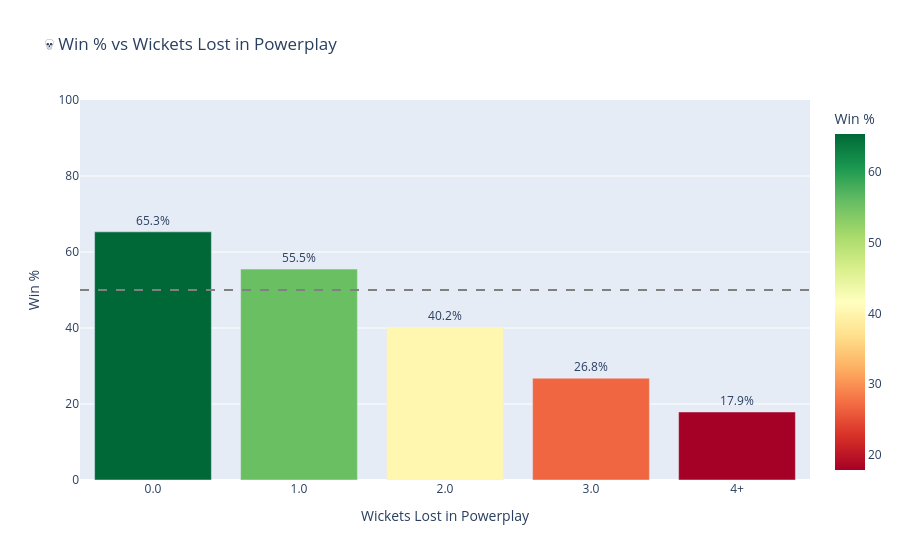

Source (notebook cell):
### Code cell
# Wickets lost in powerplay -> win rate
pp['pp_wkts_bucket'] = pp['wickets_powerplay'].clip(upper=4)  # 4+ together

pp_w_win = (
    pp.groupby('pp_wkts_bucket')
    .agg(matches=('match_id', 'count'),
         wins=('batting_team_won', 'sum'))
    .reset_index()
)
pp_w_win['win_rate_%'] = (pp_w_win['wins'] / pp_w_win['matches'] * 100).round(1)
pp_w_win['pp_wkts_label'] = pp_w_win['pp_wkts_bucket'].astype(str)
pp_w_win.loc[pp_w_win['pp_wkts_bucket'] == 4, 'pp_wkts_label'] = '4+'

fig = px.bar(
    pp_w_win,
    x='pp_wkts_label', y='win_rate_%',
    text='win_rate_%',
    color='win_rate_%',
    color_continuous_scale='RdYlGn',
    hover_data={'matches': True, 'wins': True},
    title='💀 Win % vs Wickets Lost in Powerplay',
    labels={'pp_wkts_label': 'Wickets Lost in Powerplay', 'win_rate_%': 'Win %'}
)
fig.update_traces(texttemplate='%{text}%', textposition='outside')
fig.update_layout(height=500, showlegend=False, yaxis_range=[0, 100])
fig.add_hline(y=50, line_dash='dash', line_color='grey')
fig.show()

### Figure 1 — Plotly figure (JSON) as saved in the notebook; plotly's stock layout.template omitted (floating-point values rounded to 4 significant figures)
{"data": [{"alignmentgroup": "True", "customdata": [[545, 356], [863, 479], [656, 264], [302, 81], [112, 20]], "hovertemplate": "Wickets Lost in Powerplay=%{x}<br>Win %=%{marker.color}<br>matches=%{customdata[0]}<br>wins=%{customdata[1]}<extra></extra>", "legendgroup": "", "marker": {"color": [65.3, 55.5, 40.2, 26.8, 17.9], "coloraxis": "coloraxis", "pattern": {"shape": ""}}, "name": "", "offsetgroup": "", "orientation": "v", "showlegend": false, "text": [65.3, 55.5, 40.2, 26.8, 17.9], "textposition": "outside", "texttemplate": "%{text}%", "type": "bar", "x": ["0.0", "1.0", "2.0", "3.0", "4+"], "xaxis": "x", "y": [65.3, 55.5, 40.2, 26.8, 17.9], "yaxis": "y"}], "layout": {"autosize": true, "barmode": "relative", "coloraxis": {"colorbar": {"title": {"text": "Win %"}}, "colorscale": [[0, "rgb(165,0,38)"], [0.1, "rgb(215,48,39)"], [0.2, "rgb(244,109,67)"], [0.3, "rgb(253,174,97)"], [0.4, "rgb(254,224,139)"], [0.5, "rgb(255,255,191)"], [0.6, "rgb(217,239,139)"], [0.7, "rgb(166,217,106)"], [0.8, "rgb(102,189,99)"], [0.9, "rgb(26,152,80)"], [1, "rgb(0,104,55)"]]}, "legend": {"tracegroupgap": 0}, "shapes": [{"line": {"color": "grey", "dash": "dash"}, "type": "line", "x0": 0, "x1": 1, "xref": "x domain", "y0": 50, "y1": 50, "yref": "y"}], "showlegend": false, "title": {"text": "💀 Win % vs Wickets Lost in Powerplay"}, "xaxis": {"anchor": "y", "autorange": true, "domain": [0, 1], "range": [-0.5, 4.5], "title": {"text": "Wickets Lost in Powerplay"}, "type": "category"}, "yaxis": {"anchor": "x", "domain": [0, 1], "range": [0, 100], "title": {"text": "Win %"}, "type": "linear"}}}
